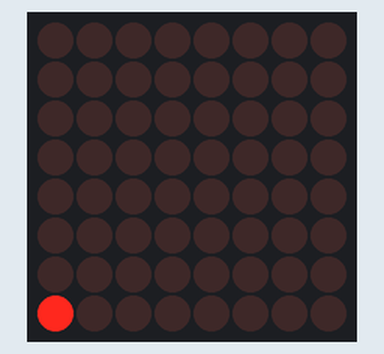
This sketch was run on a simulated Arduino Uno, built with avr-gcc and run on an emulated ATmega328P. Shown: 8×8 LED matrix.

Above: at 0.01 s.
At 0.46 s:
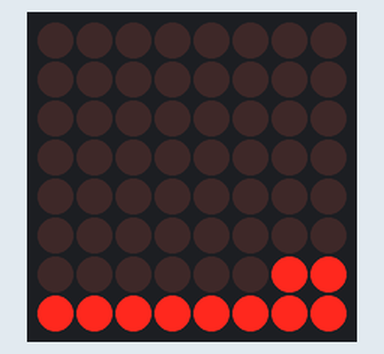
At 0.91 s:
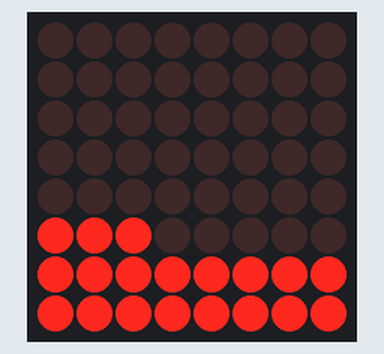
At 1.81 s:
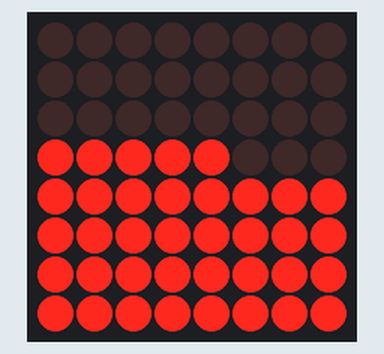
At 2.72 s:
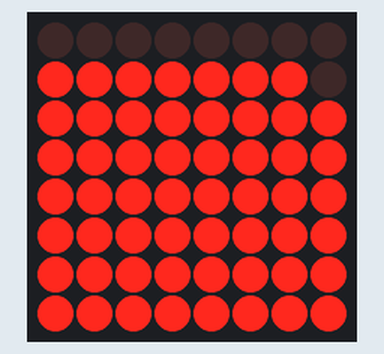
At 3.62 s:
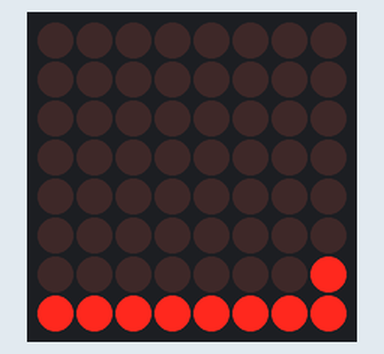

The sketch:

sketch_snake.ino
```cpp
#include <LedControl.h>

int DIN = 12;
int LOAD = 11;
int CLK = 10;

LedControl ledControl = LedControl(DIN, CLK, LOAD, 1);

void setup() {
  ledControl.shutdown(0, false);
  ledControl.setIntensity(0, 15);
  ledControl.clearDisplay(0);
}

void loop() {
  ledControl.clearDisplay(0);
  printLED();
}

void printLED()
{
  ledControl.setLed(0,7,0,true);
  delay(50);
  ledControl.setLed(0,7,1,true);
  delay(50);
  ledControl.setLed(0,7,2,true);
  delay(50);
  ledControl.setLed(0,7,3,true);
  delay(50);
  ledControl.setLed(0,7,4,true);
  delay(50);
  ledControl.setLed(0,7,5,true);
  delay(50);
  ledControl.setLed(0,7,6,true);
  delay(50);
  ledControl.setLed(0,7,7,true);
  delay(50);
  ledControl.setLed(0,6,7,true);
  delay(50);
  ledControl.setLed(0,6,6,true);
  delay(50);
  ledControl.setLed(0,6,5,true);
  delay(50);
  ledControl.setLed(0,6,4,true);
  delay(50);
  ledControl.setLed(0,6,3,true);
  delay(50);
  ledControl.setLed(0,6,2,true);
  delay(50);
  ledControl.setLed(0,6,1,true);
  delay(50);
  ledControl.setLed(0,6,0,true);
  delay(50);
  ledControl.setLed(0,5,0,true);
  delay(50);
  ledControl.setLed(0,5,1,true);
  delay(50);
  ledControl.setLed(0,5,2,true);
  delay(50);
  ledControl.setLed(0,5,3,true);
  delay(50);
  ledControl.setLed(0,5,4,true);
  delay(50);
  ledControl.setLed(0,5,5,true);
  delay(50);
  ledControl.setLed(0,5,6,true);
  delay(50);
  ledControl.setLed(0,5,7,true);
  delay(50);
  ledControl.setLed(0,4,7,true);
  delay(50);
  ledControl.setLed(0,4,6,true);
  delay(50);
  ledControl.setLed(0,4,5,true);
  delay(50);
  ledControl.setLed(0,4,4,true);
  delay(50);
  ledControl.setLed(0,4,3,true);
  delay(50);
  ledControl.setLed(0,4,2,true);
  delay(50);
  ledControl.setLed(0,4,1,true);
  delay(50);
  ledControl.setLed(0,4,0,true);
  delay(50);
  ledControl.setLed(0,3,0,true);
  delay(50);
  ledControl.setLed(0,3,1,true);
  delay(50);
  ledControl.setLed(0,3,2,true);
  delay(50);
  ledControl.setLed(0,3,3,true);
  delay(50);
  ledControl.setLed(0,3,4,true);
  delay(50);
  ledControl.setLed(0,3,5,true);
  delay(50);
  ledControl.setLed(0,3,6,true);
  delay(50);
  ledControl.setLed(0,3,7,true);
  delay(50);
  ledControl.setLed(0,2,7,true);
  delay(50);
  ledControl.setLed(0,2,6,true);
  delay(50);
  ledControl.setLed(0,2,5,true);
  delay(50);
  ledControl.setLed(0,2,4,true);
  delay(50);
  ledControl.setLed(0,2,3,true);
  delay(50);
  ledControl.setLed(0,2,2,true);
  delay(50);
  ledControl.setLed(0,2,1,true);
  delay(50);
  ledControl.setLed(0,2,0,true);
  delay(50);
  ledControl.setLed(0,1,0,true);
  delay(50);
  ledControl.setLed(0,1,1,true);
  delay(50);
  ledControl.setLed(0,1,2,true);
  delay(50);
  ledControl.setLed(0,1,3,true);
  delay(50);
  ledControl.setLed(0,1,4,true);
  delay(50);
  ledControl.setLed(0,1,5,true);
  delay(50);
  ledControl.setLed(0,1,6,true);
  delay(50);
  ledControl.setLed(0,1,7,true);
  delay(50);
  ledControl.setLed(0,0,7,true);
  delay(50);
  ledControl.setLed(0,0,6,true);
  delay(50);
  ledControl.setLed(0,0,5,true);
  delay(50);
  ledControl.setLed(0,0,4,true);
  delay(50);
  ledControl.setLed(0,0,3,true);
  delay(50);
  ledControl.setLed(0,0,2,true);
  delay(50);
  ledControl.setLed(0,0,1,true);
  delay(50);
  ledControl.setLed(0,0,0,true);
  delay(50);
}
```

Measured:
- by itself, everything shown: repeats every 3.2 s, in 64 steps
